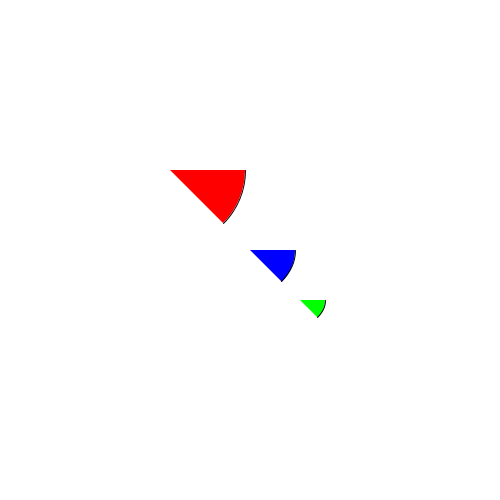
Frame 1 (no input)
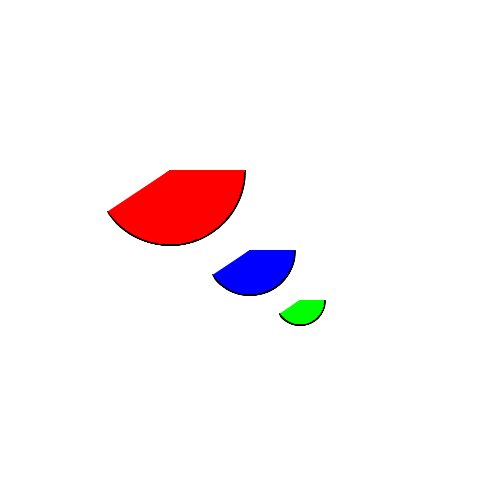
Frame 60 (the mouse pressed at the canvas centre just before this capture)
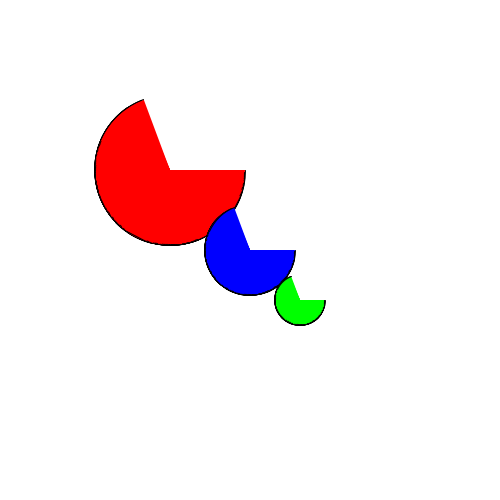
Frame 120 (the mouse held since frame 60 and released just before this capture)

The Processing sketch that drew these frames (run headless with seeded random() and noise(); from frame 60 on, the mouse is pressed at the canvas centre):

// Processing sketch: processing_67997
// ── processing_67997.pde

float a=0.0;
float b=0.0;
float c=0.0;

void setup()
{
size(500,500);
background(#FFFFFF);

//noFill();
smooth();
}

void draw()
{
//background(#FFFFFF);
fill(255,0,0);
arc (170,170,150,150,0+a,PI/4+a);
 a+=0.03;

fill(0,0,255); 
arc (250,250,90,90,0+c,PI/4+c);
 c+=0.03;  
 
fill(0,255,0); 
arc (300,300,50,50,0+b,PI/4+b);
 b+=0.03;
}
